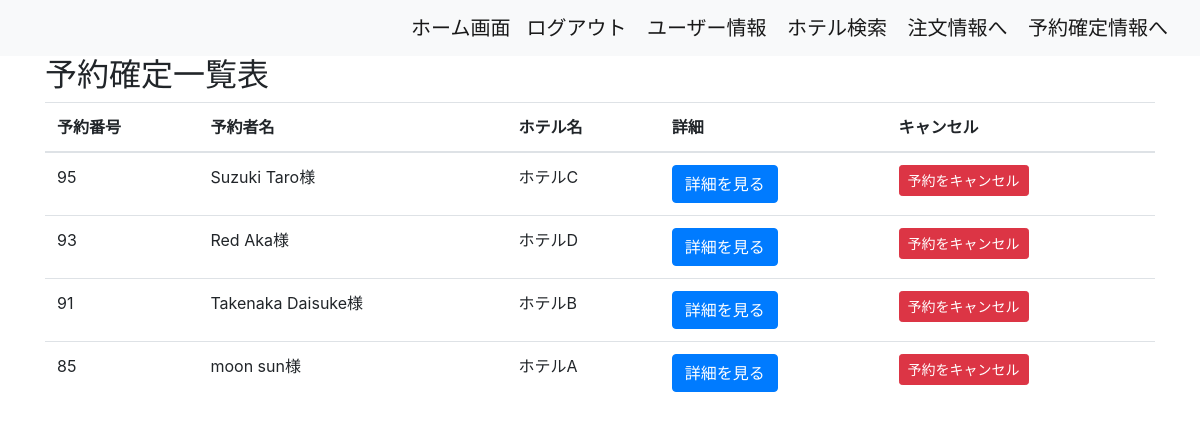
Screenshot of /hotel/order_success_list/ (signed in) with the database file from the repository.
### hotel/models.py (models this page shows, shortened)
class Orders(models.Model):
    total_price = models.DecimalField(max_digits=10, decimal_places=2)
    kupon_amount = models.DecimalField(max_digits=10, decimal_places=2, default=0)
    discounted_price = models.DecimalField(max_digits=10, decimal_places=2)
    created_at = models.DateTimeField(default=timezone.now)
    address = models.ForeignKey(
        UserAddresses,
        on_delete=models.SET_NULL,
        blank=True,
        null=True,
        related_name='orders'
    )
    user = models.ForeignKey(
        Users,
        on_delete=models.SET_NULL,
        blank=True,
        null=True,
        related_name='orders'
    )
    status = models.CharField(max_length=20, default='pending')
    objects = OrdersManager()
    class Meta:
        db_table = 'orders'

class OrderItems(models.Model):
    quantity = models.PositiveIntegerField()
    product = models.ForeignKey(
        PlanName,
        on_delete=models.SET_NULL,
        blank=True,
        null=True,
    )
    order = models.ForeignKey(
        Orders, on_delete=models.CASCADE, related_name='orderitems_set'
    )
    checkin = models.DateField(null=True, blank=True)
    checkout = models.DateField(null=True, blank=True)
    last_name = models.CharField(max_length=100, blank=True)
    first_name = models.CharField(max_length=100, blank=True)
    zip_code = models.CharField(max_length=20, blank=True)
    address = models.CharField(max_length=200, blank=True)
    phone_number = models.CharField(max_length=20, blank=True)
    objects = OrderItemsManager()
    class Meta:
        db_table = 'order_items'
        unique_together = [['product', 'order']]

class PlanName(models.Model):
    name = models.CharField(max_length=1000)
    people = models.IntegerField()
    room_type = models.CharField(max_length=1000)
    price = models.DecimalField(max_digits=5, decimal_places=0)
    hotel = models.ForeignKey(HotelName, on_delete=models.CASCADE, default=1)
    stock = models.PositiveIntegerField(default=0)
    order = models.IntegerField(default=0)
    checkin = models.DateField(null=True, blank=True)
    checkout = models.DateField(null=True, blank=True)
    kupon = models.IntegerField(default=0)
    plan_id = models.IntegerField(default=0)
    objects = PlanNameManager()
    class Meta:
        db_table = 'plan_name'
        ordering = ['order']

class HotelName(models.Model):
    name = models.CharField(max_length=1000)
    order = models.IntegerField(default=0)
    class Meta:
        db_table = 'hotel_name'
        ordering = ['order']

### hotel/views.py (the view)
# urls.py: path('order_success_list/', OrdersListView.as_view(), name='order_success_list'),
class OrdersListView(LoginRequiredMixin, ListView):
    model = Orders
    template_name = 'hotel/order_success_list.html'
    context_object_name = 'orders'
    paginate_by = 10
    def get_queryset(self):
        return Orders.objects.filter(user=self.request.user).exclude(status='cancelled').order_by('-created_at')
    def get_context_data(self, **kwargs):
        context = super().get_context_data(**kwargs)
        orders = context['orders']
        for order in orders:
            order.first_item = order.orderitems_set.first()
            if order.first_item:
                logger.info(f"Order {order.id} first item: {order.first_item.last_name} {order.first_item.first_name}")
            else:
                logger.warning(f"No items found for order {order.id}")
        return context

### templates/hotel/order_success_list.html (shortened to what this page needs)
{% extends 'base.html' %}
{% block content %}
<div class="container">
    <h2>予約確定一覧表</h2>
    <table class="table">
        <thead>
            <tr>
                <th>予約番号</th>
                <th>予約者名</th>
                <th>ホテル名</th>
                <th>詳細</th>
                <th>キャンセル</th>
            </tr>
        </thead>
        <tbody>
            {% for order in orders %}
                {% if order.status != 'cancelled' %}
                    <tr id="order-{{ order.id }}">
                        <td>{{ order.id }}</td>
                        <td>{% if order.first_item %}
                                {{ order.first_item.last_name}} {{ order.first_item.first_name }}様
                            {% else %}
                                情報なし
                            {% endif %}
                        </td>
                        <td>
                            {% if order.first_item %}
                                {{ order.orderitems_set.first.product.hotel.name|default:"不明" }}
                            {% else %}
                                不明
                            {% endif %}
                        </td>
                        <td>
                            <a href="{% url 'hotel:order_success_info' pk=order.id %}" class="btn btn-primary">詳細を見る</a>
                        </td>
                        <td>
                            <a href="{% url 'hotel:delete_order' pk=order.id %}"; class="btn btn-danger btn-sm">予約をキャンセル</a>
                        </td>
                    </tr>
                {% endif %}
            {% empty %}
                <tr>
                    <td colspan="6">予約がありません。</td>
                </tr>
            {% endfor %}
        </tbody>
    </table>
</div>
{% endblock %}

### rows the page displays
Orders: id "95", first_item.last_name "Suzuki", first_item.first_name "Taro", orderitems_set.first.product.hotel.name "ホテルC"
Orders: id "93", first_item.last_name "Red", first_item.first_name "Aka", orderitems_set.first.product.hotel.name "ホテルD"
Orders: id "91", first_item.last_name "Takenaka", first_item.first_name "Daisuke", orderitems_set.first.product.hotel.name "ホテルB"
Orders: id "85", first_item.last_name "moon", first_item.first_name "sun", orderitems_set.first.product.hotel.name "ホテルA"
